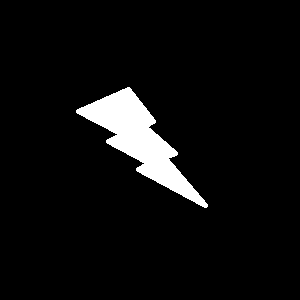
//> input picture test.png, 300 x 300 px
$ ./main   (built with g++ and OpenCV 4)
//> lines starting //> are read from the running program, lines starting //| are printed output that depends on the picture; after the words box and inside, x2 and y2 are one past the last pixel; in counts of white or black regions, pixels touching at a corner belong together
#include "opencv2/opencv.hpp"
#include <iostream>
#include <vector>

using namespace cv;
using namespace std;

int main()
{
    // 读取图像
    cv::Mat img = cv::imread("test.png");
//> img is the input picture: 300 rows x 300 cols, CV_8UC3; 5.5% white; 1 white region, box (x1, y1, x2, y2) and area: (76, 87, 208, 208) 4910
    if (img.empty()) {
        std::cout << "Could not load image!" << std::endl;
        return -1;
    }
    cv::imshow("img", img);

    // 转换为灰度图并阈值处理
    cv::Mat gray, thresh;
    cv::cvtColor(img, gray, cv::COLOR_BGR2GRAY);
//> gray: 300 rows x 300 cols, CV_8UC1; 5.5% white; 1 white region
    cv::threshold(gray, thresh, 200, 255, cv::THRESH_BINARY);

    // 查找轮廓
    std::vector<std::vector<cv::Point>> contours;
    std::vector<cv::Vec4i> hier;
    cv::findContours(thresh, contours, hier, cv::RETR_EXTERNAL, cv::CHAIN_APPROX_SIMPLE);
//> contours = 1 contour; box (x1, y1, x2, y2) and area: (76, 87, 208, 208) 4730

    // 遍历轮廓
    for (const auto& c : contours) {
        // 绘制轴对齐边界矩形
        cv::Rect rect = cv::boundingRect(c);
        cv::rectangle(img, rect, cv::Scalar(0, 255, 0), 2);

        // 计算最小面积旋转矩形
        cv::RotatedRect minRect = cv::minAreaRect(c);
        cv::Point2f vertices[4];
        minRect.points(vertices);

        // 转换为整数点
        std::vector<cv::Point> box;
        for (int i = 0; i < 4; i++) {
            box.push_back(cv::Point(static_cast<int>(vertices[i].x),
                                   static_cast<int>(vertices[i].y)));
        }

        // 绘制旋转矩形
        std::vector<std::vector<cv::Point>> contours_to_draw = {box};
        cv::drawContours(img, contours_to_draw, 0, cv::Scalar(0, 0, 255), 3);
    }
//> this loop made 1 pass
//> (rect, minRect) on pass 1: (Rect(76, 87, 132, 121), centre (151.2, 148.2), size (55.2, 160.5), angle -45)
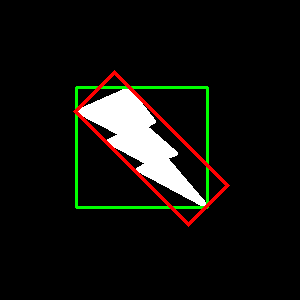
//> img: 300 rows x 300 cols, CV_8UC3; 3.24% of pixels changed, all inside (x1, y1, x2, y2) = (73, 70, 230, 227)

    // 显示结果
    cv::imshow("contours", img);
    cv::waitKey(0);

    return 0;
}
